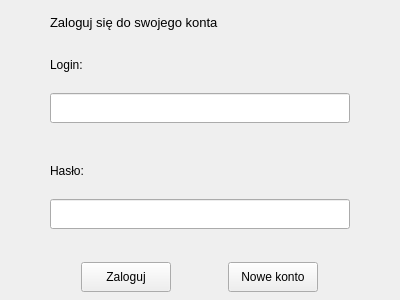
<?xml version="1.0" encoding="UTF-8"?>
<ui version="4.0">
 <class>MyPopup</class>
 <widget class="QWidget" name="MyPopup">
  <property name="geometry">
   <rect>
    <x>0</x>
    <y>0</y>
    <width>400</width>
    <height>300</height>
   </rect>
  </property>
  <property name="sizePolicy">
   <sizepolicy hsizetype="Fixed" vsizetype="Fixed">
    <horstretch>0</horstretch>
    <verstretch>0</verstretch>
   </sizepolicy>
  </property>
  <property name="minimumSize">
   <size>
    <width>400</width>
    <height>300</height>
   </size>
  </property>
  <property name="maximumSize">
   <size>
    <width>400</width>
    <height>300</height>
   </size>
  </property>
  <property name="windowTitle">
   <string>Form</string>
  </property>
  <widget class="QWidget" name="gridLayoutWidget">
   <property name="geometry">
    <rect>
     <x>0</x>
     <y>0</y>
     <width>401</width>
     <height>301</height>
    </rect>
   </property>
   <layout class="QGridLayout" name="gridLayout">
    <item row="7" column="0">
     <layout class="QHBoxLayout" name="horizontalLayout">
      <property name="sizeConstraint">
       <enum>QLayout::SizeConstraint::SetFixedSize</enum>
      </property>
      <item>
       <widget class="QPushButton" name="pushButton">
        <property name="minimumSize">
         <size>
          <width>90</width>
          <height>30</height>
         </size>
        </property>
        <property name="maximumSize">
         <size>
          <width>90</width>
          <height>30</height>
         </size>
        </property>
        <property name="text">
         <string>Zaloguj</string>
        </property>
       </widget>
      </item>
      <item>
       <spacer name="verticalSpacer_2">
        <property name="orientation">
         <enum>Qt::Orientation::Vertical</enum>
        </property>
        <property name="sizeType">
         <enum>QSizePolicy::Policy::Fixed</enum>
        </property>
        <property name="sizeHint" stdset="0">
         <size>
          <width>20</width>
          <height>20</height>
         </size>
        </property>
       </spacer>
      </item>
      <item>
       <widget class="QPushButton" name="pushButton_2">
        <property name="minimumSize">
         <size>
          <width>90</width>
          <height>30</height>
         </size>
        </property>
        <property name="maximumSize">
         <size>
          <width>90</width>
          <height>30</height>
         </size>
        </property>
        <property name="text">
         <string>Nowe konto</string>
        </property>
       </widget>
      </item>
     </layout>
    </item>
    <item row="4" column="0">
     <widget class="QLabel" name="label_2">
      <property name="minimumSize">
       <size>
        <width>300</width>
        <height>30</height>
       </size>
      </property>
      <property name="maximumSize">
       <size>
        <width>300</width>
        <height>30</height>
       </size>
      </property>
      <property name="text">
       <string>Hasło:</string>
      </property>
     </widget>
    </item>
    <item row="1" column="0">
     <widget class="QLabel" name="label">
      <property name="minimumSize">
       <size>
        <width>300</width>
        <height>30</height>
       </size>
      </property>
      <property name="maximumSize">
       <size>
        <width>300</width>
        <height>30</height>
       </size>
      </property>
      <property name="text">
       <string>Login:</string>
      </property>
     </widget>
    </item>
    <item row="6" column="0">
     <spacer name="horizontalSpacer_2">
      <property name="orientation">
       <enum>Qt::Orientation::Horizontal</enum>
      </property>
      <property name="sizeType">
       <enum>QSizePolicy::Policy::Fixed</enum>
      </property>
      <property name="sizeHint" stdset="0">
       <size>
        <width>40</width>
        <height>20</height>
       </size>
      </property>
     </spacer>
    </item>
    <item row="3" column="0">
     <spacer name="horizontalSpacer">
      <property name="orientation">
       <enum>Qt::Orientation::Horizontal</enum>
      </property>
      <property name="sizeType">
       <enum>QSizePolicy::Policy::Fixed</enum>
      </property>
      <property name="sizeHint" stdset="0">
       <size>
        <width>40</width>
        <height>20</height>
       </size>
      </property>
     </spacer>
    </item>
    <item row="2" column="0">
     <widget class="QLineEdit" name="linePopup">
      <property name="minimumSize">
       <size>
        <width>300</width>
        <height>30</height>
       </size>
      </property>
      <property name="maximumSize">
       <size>
        <width>300</width>
        <height>30</height>
       </size>
      </property>
     </widget>
    </item>
    <item row="0" column="0">
     <widget class="QLabel" name="label_3">
      <property name="minimumSize">
       <size>
        <width>300</width>
        <height>30</height>
       </size>
      </property>
      <property name="maximumSize">
       <size>
        <width>300</width>
        <height>30</height>
       </size>
      </property>
      <property name="font">
       <font>
        <pointsize>10</pointsize>
       </font>
      </property>
      <property name="text">
       <string>Zaloguj się do swojego konta</string>
      </property>
     </widget>
    </item>
    <item row="5" column="0">
     <widget class="QLineEdit" name="linePopup_2">
      <property name="minimumSize">
       <size>
        <width>300</width>
        <height>30</height>
       </size>
      </property>
      <property name="maximumSize">
       <size>
        <width>300</width>
        <height>30</height>
       </size>
      </property>
     </widget>
    </item>
   </layout>
  </widget>
 </widget>
 <resources/>
 <connections/>
</ui>
